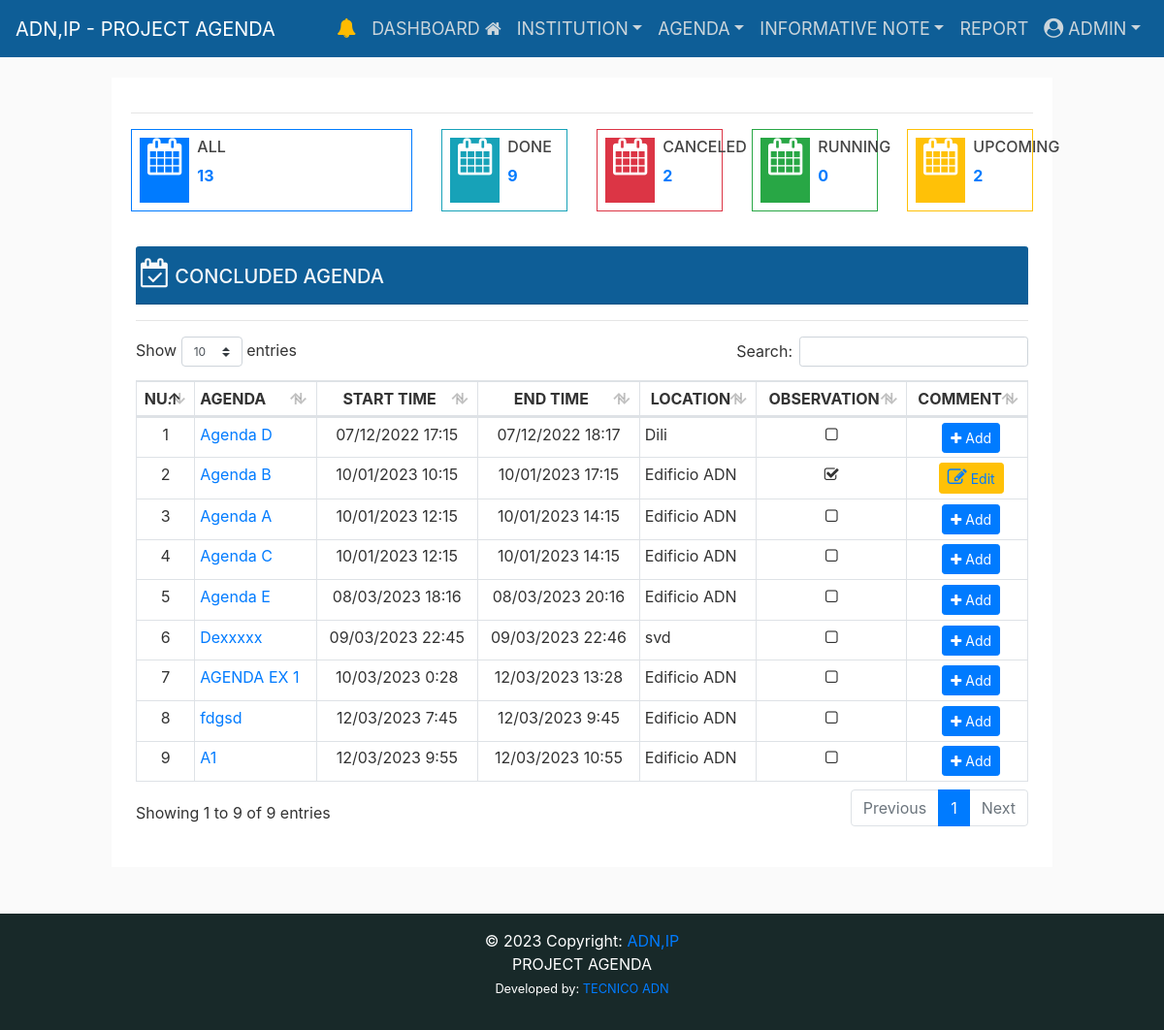
/concluded-agenda/ (signed in), run on the app's committed database.
### eventapps/authentication/models.py (models this page shows)
class User(AbstractUser):
    is_dei = models.BooleanField(default=False, verbose_name='Director')
    is_adj = models.BooleanField(default=False, verbose_name='Adjunto')
    is_uga = models.BooleanField(default=False, verbose_name='UGA')
    is_uap = models.BooleanField(default=False, verbose_name='UAP')
    is_ucvq = models.BooleanField(default=False, verbose_name='UCVQ')
    is_uedc = models.BooleanField(default=False, verbose_name='UEDC')
    is_secretary = models.BooleanField(
        default=False, verbose_name='SECRETARY')
    is_media = models.BooleanField(default=False, verbose_name='MEDIA')

### eventapps/event/models.py (models this page shows, shortened)
class Agenda(models.Model):
    user = models.ForeignKey(
        User, on_delete=models.CASCADE, related_name="agenda")
    title = models.CharField(
        max_length=255, unique=True, verbose_name='Agenda')
    title_slug = models.SlugField(
        max_length=255, null=False, unique=True, verbose_name='Title-Slug')
    catagenda = models.ForeignKey(
        CatAgenda, on_delete=models.CASCADE, related_name="agenda", verbose_name="Category Agenda")
    institution = models.ForeignKey(
        Institution, on_delete=models.CASCADE, related_name="agenda", verbose_name="Institution")
    start_time = models.DateTimeField()
    end_time = models.DateTimeField()
    location = models.CharField(max_length=255, null=False, blank=True)
    observation = models.TextField(null=False, blank=True)
    is_cancel = models.BooleanField(default=False)
    is_active = models.BooleanField(default=True)
    STATUS = (
        ('Pending', 'Pending'),
        ('Read', 'Read'),
    )
    status = models.CharField(max_length=20, choices=STATUS)
    created_at = models.DateTimeField(auto_now_add=True)
    updated_at = models.DateTimeField(auto_now=True)
    class Meta:
        verbose_name_plural = ("Agenda")
        ordering = ('-start_time', )

### eventapps/event/views.py (the view)
# urls.py: path('concluded-agenda/', views.concludedAgenda_list,
@login_required(login_url="/login/")
def concludedAgenda_list(request):
    context = {
    }
    return render(request, 'event/concluded_agenda.html', context)

### eventapps/templates/event/concluded_agenda.html (shortened to what this page needs)
{% extends "layouts/base.html" %}
{% load static %}
{% block content %}
<div class="row d-flex justify-content-center ">
  <div class="col-sm-12">
    <div class="border-info shadow-lg bg-white">
      <div class="card-body">
        <hr />
        <div class="row">
          <div class="col-md-6 col-lg-4">
            <div class="widget-small border border-primary d-flex justify-content-left p-2">
              <i class="icon fa fa fa-calendar fa-2x pl-2 pr-2 bg-primary"
                style="font-size:38px;color:rgb(255, 255, 255)"></i>
              <div class="pl-2">
                <a href="{%url 'completedAgenda_list' %}">
                  <h6>ALL</h6>
                  <p><b>{{ agenda_count }}</b></p>
                </a>
              </div>
            </div>
          </div>
          <div class="col-md-6 col-lg-2">
            <div class="widget-small border border-info d-flex justify-content-left p-2">
              <i class="icon fa fa fa-calendar fa-2x pl-2 pr-2 bg-info"
                style="font-size:38px;color:rgb(255, 255, 255)"></i>
              <div class="pl-2">
                <a href="{%url 'concludedAgenda_list' %}">
                  <h6>DONE</h6>
                  <p><b>{{ concluded_agenda_count }}</b></p>
                </a>
              </div>
            </div>
          </div>
          <div class="col-md-6 col-lg-2">
            <div class="widget-small border border-danger d-flex justify-content-left p-2">
              <i class="icon fa fa fa-calendar fa-2x pl-2 pr-2 bg-danger"
                style="font-size:38px;color:rgb(255, 255, 255)"></i>
              <div class="pl-2">
                <a href="{%url 'canceledAgenda_list' %}">
                  <h6>CANCELED</h6>
                  <p><b>{{ canceled_agenda_count}}</b></p>
                </a>
              </div>
            </div>
          </div>
          <div class="col-md-6 col-lg-2">
            <div class="widget-small border border-success d-flex justify-content-left p-2">
              <i class="icon fa fa-calendar fa-2x pl-2 pr-2 bg-success "
                style="font-size:38px;color:rgb(255, 255, 255)"></i>
              <div class="pl-2">
                <a href="{%url 'runningAgenda_list' %}">
                  <h6>RUNNING</h6>
                  <p><b>{{ running_agenda_count }}</b></p>
                </a>
              </div>
            </div>
          </div>
          <div class="col-md-6 col-lg-2">
            <div class="widget-small border border-warning d-flex justify-content-left p-2">
              <i class="icon fa fa-calendar fa-2x pl-2 pr-2 bg-warning "
                style="font-size:38px;color:rgb(255, 255, 255)"></i>
              <div class="pl-2">
                <a href="{%url 'upcomingAgenda_list' %}">
                  <h6>UPCOMING</h6>
                  <p><b>{{ upcoming_agenda_count }}</b></p>
                </a>
              </div>
            </div>
          </div>
          <div class="col-md-12 pt-3">
            <div class="row">
              <div class="card-body">
                <div class="card-header bg-card pb-2 d-flex justify-content-between">
                  <div class="row flex-row">
                    <h5 class="text-light"><i class="fa fa-calendar-check-o" style="font-size:30px"></i> CONCLUDED
                      AGENDA</h5>
                  </div>
                </div>
                <hr>
                <section id='no-more-tables'>
                  <table class="table table-bordered table-sm" id="example" width="100%" cellspacing="0">
                    <thead>
                      <tr>
                        <th class='text-center'>NU.</th>
                        <th>AGENDA</th>
                        <th class='text-center'>START TIME</th>
                        <th class='text-center'>END TIME</th>
                        <th class='text-center'>LOCATION</th>
                        <th class='text-center'>OBSERVATION</th>
                        {% if user.is_authenticated %}
                        {% if user.groups.all.0.name != "gp_cord" %}
                        <th class='text-center'>COMMENT</th>
                        {% endif %}
                        {% endif %}
                      </tr>
                    </thead>
                    <tbody>
                      {% for obj in concluded_agenda %}
                      <tr>
                        <td class='text-center'>{{ forloop.counter }}</td>
                        <td data-title="Title">
                          <a href="{% url 'concludedAgenda_list_detail' title_slug=obj.title_slug %}"
                            class="float-left">
                            {{obj.title }}</a>
                        </td>
                        <td style="text-align:center;">{{obj.start_time|date:"d/m/Y G:i" }}</td>
                        <td style="text-align:center;">{{ obj.end_time|date:"d/m/Y G:i" }}</td>
                        <td data-title="end time">{{ obj.location }} </td>
                        {% if obj.observation == "" %}
                        <td class='text-center'><i class="fa fa-square-o"></i>
                        </td>
                        {% else %}
                        <td class='text-center'><i class="fa fa-check-square-o"></i>
                        </td>
                        {% endif %}
                        {% if user.is_authenticated %}
                        {% if user.groups.all.0.name != "gp_cord" %}
                        <td data-title="Title" style="text-align:center;">
                          {% if obj.observation == "" %}
                          <button type="button" class="btn btn-primary btn-sm ml-2">
                            <span class="fa fa-plus"></span><a class="text-white"
                              href="{% url 'commentCoAgenda_add' pk=obj.pk %}" role="button">
                              Add</a></button>
                          {% else %}
                          <button type="button" class="btn btn-warning btn-sm ml-2">
                            <a href="{% url 'commentCoAgenda_add' pk=obj.pk %}" data-toggle="tooltip" title="Edit"><i
                                class='fa fa-edit' style='font-size:20px'></i>
                              Edit</a>
                          </button>
                          {% endif %}
                          {% endif %}
                          {% endif %}
                        </td>
                      </tr>
                      {% endfor %}
                    </tbody>
                  </table>
                </section>
              </div>
            </div>
          </div>
        </div>
      </div>
    </div>
  </div>
  {% endblock %}

### eventapps/templates/includes/navigation.html (shortened to what this page needs)
{% load static %}
<header class="site-header fixed-top">
    <nav class="navbar navbar-expand-md navbar-dark bg-card">
        <a class="navbar-brand ps-2" href="{%url 'home' %}">
            ADN,IP - PROJECT AGENDA </a>
        {% if user.is_authenticated %}
        <div class="collapse navbar-collapse" id="navbarsExampleDefault">
            <ul class="navbar-nav ml-auto">
                {% if pending_upcoming.count != 0 %}
                <li class="nav-item"><a class="nav-link" href="{% url 'upcomingAgenda_read' %}">
                        <i class='fa fa-bell' style='font-size:20px; color:rgb(255, 187, 0)'></i>
                        {% if pending_upcoming.count != 0 %}
                        <span class="ag">{{ pending_upcoming.count }}</span>
                        {% endif %}
                    </a>
                </li>
                {% else %}
                <li class="nav-item"><a class="nav-link" href="#">
                        <i class='fa fa-bell' style='font-size:20px; color:rgb(255, 187, 0)'></i>
                    </a>
                </li>
                {% endif %}
                <li class="nav-item"><a class="nav-link" href="{% url 'home' %}">DASHBOARD <i
                            class="fa fa-home"></i></a>
                </li>
                {% if user.groups.all.0.name == 'admin' %}
                <li class="nav-item dropdown">
                    <a class="nav-link dropdown-toggle" href="#" id="profile" data-toggle="dropdown"
                        aria-haspopup="true" aria-expanded="false">INSTITUTION</a>
                </li>
                <li class="nav-item dropdown">
                    <a class="nav-link dropdown-toggle" href="#" id="profile" data-toggle="dropdown"
                        aria-haspopup="true" aria-expanded="false">AGENDA</a>
                </li>
                <li class="nav-item dropdown">
                    <a class="nav-link dropdown-toggle" href="#" id="profile" data-toggle="dropdown"
                        aria-haspopup="true" aria-expanded="false">INFORMATIVE NOTE</a>
                </li>
                {% endif %}
                <li class="nav-item"><a class="nav-link" href="{% url 'report_agenda' %}">REPORT </a>
                </li>
                <li class="nav-item dropdown">
                    <a class="nav-link dropdown-toggle" href="#" id="profile" data-toggle="dropdown"
                        aria-haspopup="true" aria-expanded="false"> <i class='fa fa-user-circle'
                            style='font-size:20px'></i> {{ request.user.username|upper }}</a>
                </li>
            </ul>
        </div>
        {% endif %}
    </nav>
</header>

### eventapps/static/main/css/main.css (style rules this page uses)
body { background: #fafafa; color: #333333; margin-top: 5rem; }
h1, h2, h3, h4, h5, h6 { color: #444444; }
.bg-card { background-color: #0e5e97; color: white; font-size: large; }
.site-header .navbar-nav { color: #cbd5db; }
.site-header .navbar-nav .nav-link { color: #cbd5db; padding-right: .5rem !important; padding-left: .5rem !important; }

### data on the page
User: user.username "ADMIN"
Agenda: title "Agenda D", start_time "07/12/2022 17:15", end_time "07/12/2022 18:17", location "Dili", observation "Add"
Agenda: title "Agenda B", start_time "10/01/2023 10:15", end_time "10/01/2023 17:15", location "Edificio ADN", observation "Edit"
Agenda: title "Agenda A", start_time "10/01/2023 12:15", end_time "10/01/2023 14:15", location "Edificio ADN", observation "Add"
Agenda: title "Agenda C", start_time "10/01/2023 12:15", end_time "10/01/2023 14:15", location "Edificio ADN", observation "Add"
Agenda: title "Agenda E", start_time "08/03/2023 18:16", end_time "08/03/2023 20:16", location "Edificio ADN", observation "Add"
Agenda: title "Dexxxxx", start_time "09/03/2023 22:45", end_time "09/03/2023 22:46", location "svd", observation "Add"
Agenda: title "AGENDA EX 1", start_time "10/03/2023 0:28", end_time "12/03/2023 13:28", location "Edificio ADN", observation "Add"
Agenda: title "fdgsd", start_time "12/03/2023 7:45", end_time "12/03/2023 9:45", location "Edificio ADN", observation "Add"
Agenda: title "A1", start_time "12/03/2023 9:55", end_time "12/03/2023 10:55", location "Edificio ADN", observation "Add"

### other printed values
{{ agenda_count }} "13"
{{ concluded_agenda_count }} "9"
{{ canceled_agenda_count }} "2"
{{ running_agenda_count }} "0"
{{ upcoming_agenda_count }} "2"
